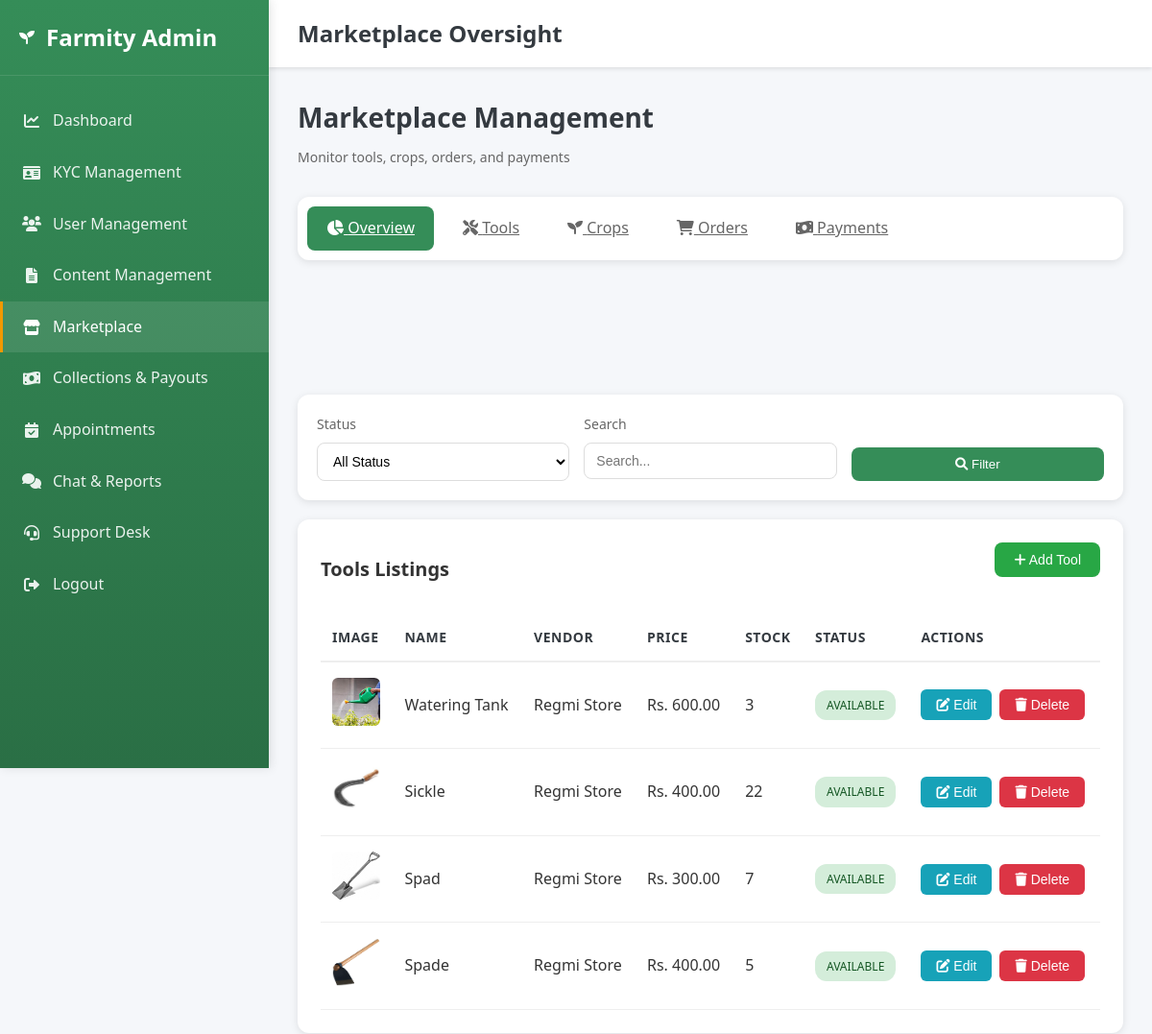
Before: /admin-dashboard/marketplace/ (signed in, upper part) with the older database file.
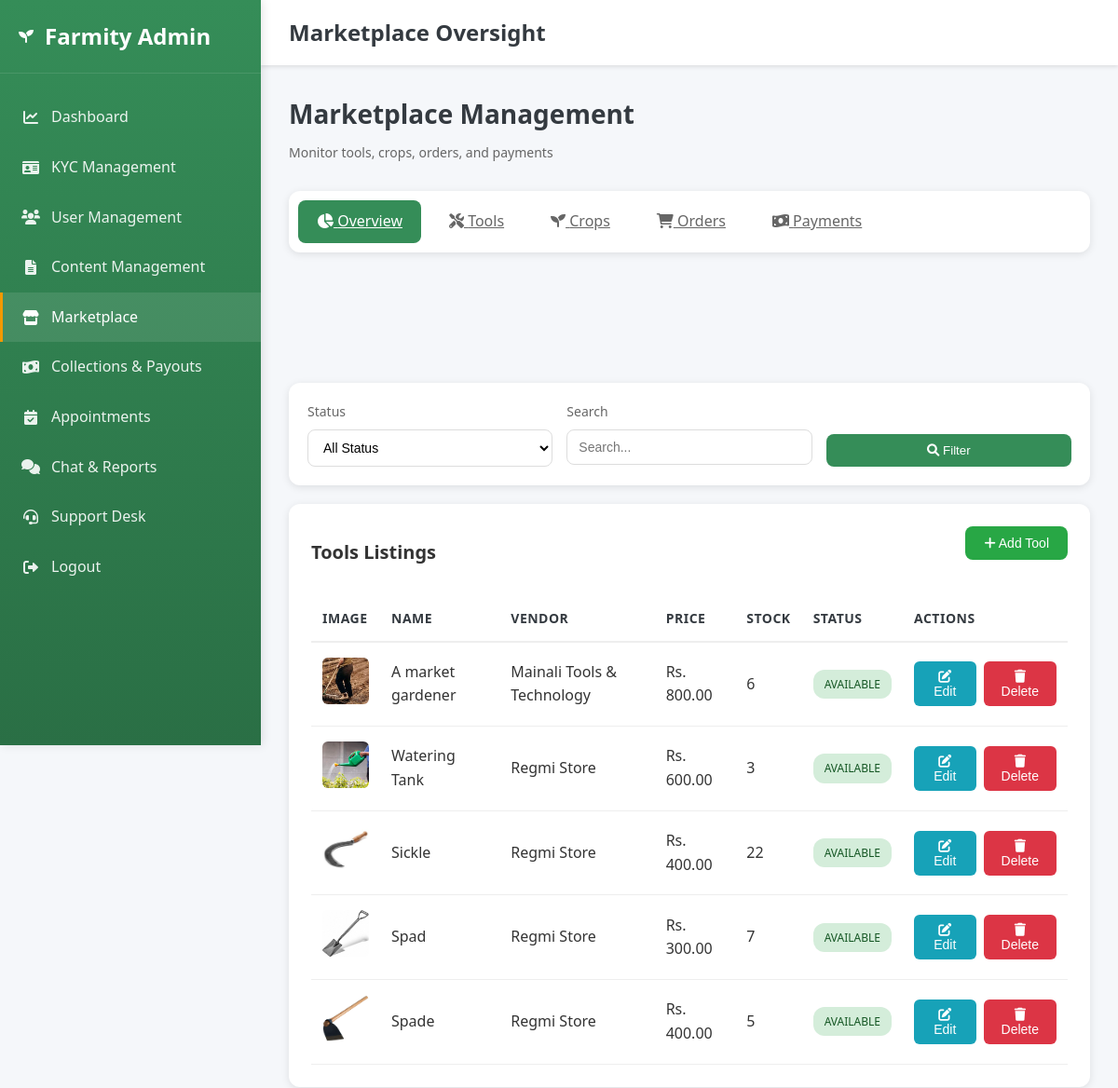
After: the same page with the newer database file.
### accounts/models.py (models this page shows, shortened)
class VendorTool(models.Model):
    vendor = models.ForeignKey(VendorProfile, on_delete=models.CASCADE, related_name='tools')
    name = models.CharField(max_length=255)
    description = models.TextField(blank=True, null=True)
    stock_quantity = models.PositiveIntegerField(default=0)
    price = models.DecimalField(max_digits=12, decimal_places=2)
    image = models.ImageField(upload_to='tool_images/', blank=True, null=True)
    is_available = models.BooleanField(default=True)
    created_at = models.DateTimeField(auto_now_add=True)
    class Meta:
        ordering = ('-created_at',)

class VendorProfile(models.Model):
    user = models.OneToOneField(User, on_delete=models.CASCADE, related_name='vendor_profile')
    company_name = models.CharField(max_length=255, blank=True, null=True)
    logo = models.ImageField(upload_to='vendor_logos/', blank=True, null=True)
    address = models.TextField(blank=True, null=True)
    contact = models.CharField(max_length=20, blank=True, null=True)
    website = models.URLField(max_length=255, blank=True, null=True)
    business_type = models.CharField(max_length=100, blank=True, null=True, help_text="e.g., Equipment supplier, Seeds & fertilizers")
    description = models.TextField(blank=True, null=True, help_text="Business description")
    previous_released_amount = models.DecimalField(
        max_digits=12, decimal_places=2, default=0, blank=True,
        help_text="Earnings already released by admin before system tracking (e.g. 300)"
    )

class User(AbstractBaseUser, PermissionsMixin):
    ROLE_CHOICES = (
        ('admin', 'Admin'),
        ('buyer', 'Buyer'),
        ('farmer', 'Farmer'),
        ('agricultural_expert', 'Agricultural Expert'),
        ('vendor', 'Vendor'),
    )
    email = models.EmailField(unique=True)
    phone = models.CharField(max_length=10, unique=True, blank=True, null=True)
    role = models.CharField(max_length=20, choices=ROLE_CHOICES, default='buyer')
    is_active = models.BooleanField(default=True)
    email_verified = models.BooleanField(default=False)
    is_verified = models.BooleanField(default=False)
    is_staff = models.BooleanField(default=False)
    date_joined = models.DateTimeField(auto_now_add=True)
    objects = UserManager()
    USERNAME_FIELD = 'email'
    REQUIRED_FIELDS = []

### accounts/views.py (the view, shortened to what this page needs)
# urls.py: path('admin-dashboard/marketplace/', admin_marketplace_oversight, name='admin_marketplace_oversight'),
@login_required
def admin_marketplace_oversight(request):
    if request.user.role != 'admin':
        return _redirect_to_role_home_response(request.user)
    section = request.GET.get('section', 'overview')  # 'overview', 'tools', 'crops', 'orders', 'payments'
    status_filter = request.GET.get('status', 'all')
    search_query = request.GET.get('search', '').strip()
    context = {}
    context['farmers'] = FarmerProfile.objects.select_related('user').all()
    context['vendors'] = VendorProfile.objects.select_related('user').all()
    if section == 'overview' or section == 'tools':
        tools = VendorTool.objects.select_related('vendor', 'vendor__user').order_by('-created_at')
        if status_filter == 'available':
            tools = tools.filter(is_available=True)
        elif status_filter == 'unavailable':
            tools = tools.filter(is_available=False)
        if search_query:
            tools = tools.filter(
                Q(name__icontains=search_query) |
                Q(vendor__company_name__icontains=search_query) |
                Q(vendor__user__email__icontains=search_query)
            )
        context['tools'] = tools
        context['total_tools'] = VendorTool.objects.count()
        context['available_tools'] = VendorTool.objects.filter(is_available=True, stock_quantity__gt=0).count()
    else:
        context['tools'] = VendorTool.objects.none()
        context['total_tools'] = VendorTool.objects.count()
        context['available_tools'] = VendorTool.objects.filter(is_available=True, stock_quantity__gt=0).count()
    if section == 'overview' or section == 'crops':
        crops = FarmerProduct.objects.select_related('farmer', 'farmer__user').order_by('-created_at')
        if status_filter == 'available':
            crops = crops.filter(is_available=True)
        elif status_filter == 'unavailable':
            crops = crops.filter(is_available=False)
        if search_query:
            crops = crops.filter(
                Q(name__icontains=search_query) |
                Q(farmer__name__icontains=search_query) |
                Q(farmer__user__email__icontains=search_query)
            )
        context['crops'] = crops
        context['total_crops'] = FarmerProduct.objects.count()
        context['available_crops'] = FarmerProduct.objects.filter(is_available=True).count()
    else:
        context['crops'] = FarmerProduct.objects.none()
        context['total_crops'] = FarmerProduct.objects.count()
        context['available_crops'] = FarmerProduct.objects.filter(is_available=True).count()
    if section == 'overview' or section == 'orders':
        orders = Order.objects.select_related('buyer', 'tool', 'tool__vendor', 'crop', 'crop__farmer').order_by('-created_at')
        if status_filter != 'all':
            orders = orders.filter(status=status_filter)
        context['orders'] = orders
        context['total_orders'] = Order.objects.count()
        context['pending_orders'] = Order.objects.filter(status=Order.STATUS_PENDING).count()
        context['completed_orders'] = Order.objects.filter(status=Order.STATUS_DELIVERED).count()
    if section == 'overview' or section == 'payments':
        orders = Order.objects.select_related('buyer', 'tool', 'crop').order_by('-created_at')
        total_revenue = Order.objects.aggregate(total=Sum('total_amount'))['total'] or 0
        completed_payments = Order.objects.filter(payment_status=Order.PAYMENT_STATUS_COMPLETED).count()
        pending_payments = Order.objects.filter(payment_status=Order.PAYMENT_STATUS_PENDING).count()
        failed_payments = Order.objects.filter(payment_status=Order.PAYMENT_STATUS_FAILED).count()
        if status_filter != 'all':
            orders = orders.filter(payment_status=status_filter)
        if search_query:
            orders = orders.filter(
                Q(buyer__email__icontains=search_query) |
                Q(tool__name__icontains=search_query) |
                Q(crop__name__icontains=search_query)
            )
        context['payment_orders'] = orders
        context['total_revenue'] = float(total_revenue)
        context['completed_payments'] = completed_payments
        context['pending_payments'] = pending_payments
        context['failed_payments'] = failed_payments
    context['section'] = section
    context['status_filter'] = status_filter
    context['search_query'] = search_query
    return render(request, 'admin_marketplace_oversight.html', context)

### templates/admin_marketplace_oversight.html (shortened to what the changed rows need)
<!DOCTYPE html>
<html lang="en">
<head>
    <link rel="stylesheet" href="/static/css/style.css">
    <link href="https://cdnjs.cloudflare.com/ajax/libs/font-awesome/6.0.0/css/all.min.css" rel="stylesheet">
</head>
<body>
    <aside class="sidebar">
        <div class="sidebar-header">
            <h2>Farmity Admin</h2>
        </div>
    </aside>
    <div class="main-content">
        <header class="top-header">
            <h1 class="header-title">Marketplace Oversight</h1>
        </header>
        <div class="dashboard-content">
            <div class="page-header">
                <h2 class="page-title">Marketplace Management</h2>
            </div>
            {% if section == 'overview' or section == 'tools' %}
            <div class="table-container">
                {% if tools %}
                <table class="data-table">
                    <thead>
                        <tr>
                            <th>Image</th>
                            <th>Name</th>
                            <th>Vendor</th>
                            <th>Price</th>
                            <th>Stock</th>
                            <th>Status</th>
                            <th>Actions</th>
                        </tr>
                    </thead>
                    <tbody>
                        {% for tool in tools %}
                        <tr>
                            <td>
                                {% if tool.image %}
                                <img src="{{ tool.image.url }}" alt="{{ tool.name }}" class="item-image">
                                {% else %}
                                <div class="item-image" style="background: #eee; display: flex; align-items: center; justify-content: center;">
                                    <i class="fas fa-tools"></i>
                                </div>
                                {% endif %}
                            </td>
                            <td>{{ tool.name }}</td>
                            <td>{{ tool.vendor.company_name|default:tool.vendor.user.email }}</td>
                            <td>Rs. {{ tool.price }}</td>
                            <td>{{ tool.stock_quantity }}</td>
                            <td>
                                <span class="status-badge {% if tool.is_available %}available{% else %}unavailable{% endif %}">
                                    {% if tool.is_available %}Available{% else %}Unavailable{% endif %}
                                </span>
                            </td>
                            <td>
                                <div class="action-buttons" style="display: flex; gap: 8px;">
                                    <button class="btn btn-edit" onclick="openEditToolModal({{ tool.id }}, '{{ tool.name|escapejs }}', '{{ tool.description|default:""|escapejs }}', {{ tool.vendor.id }}, {{ tool.price }}, {{ tool.stock_quantity }}, {{ tool.is_available|yesno:"true,false" }})" style="background: var(--info); color: white; padding: 8px 16px; border: none; border-radius: 6px; cursor: pointer; font-size: 14px; font-weight: 500;">
                                        <i class="fas fa-edit"></i> Edit
                                    </button>
                                    <button class="btn btn-delete" onclick="confirmDeleteTool({{ tool.id }}, '{{ tool.name|escapejs }}')" style="background: var(--danger); color: white; padding: 8px 16px; border: none; border-radius: 6px; cursor: pointer; font-size: 14px; font-weight: 500;">
                                        <i class="fas fa-trash"></i> Delete
                                    </button>
                                </div>
                            </td>
                        </tr>
                        {% endfor %}
                    </tbody>
                </table>
                {% else %}
                <p style="text-align: center; padding: 40px; color: #999;">No tools found</p>
                {% endif %}
            </div>
            {% endif %}
        </div>
    </div>
</body>
</html>

Changed rows visible on the page:
added VendorTool: image (picture), name "A market gardener", vendor.company_name "Mainali Tools & Technology", price "800.00", stock_quantity "6", is_available "AVAILABLE"
